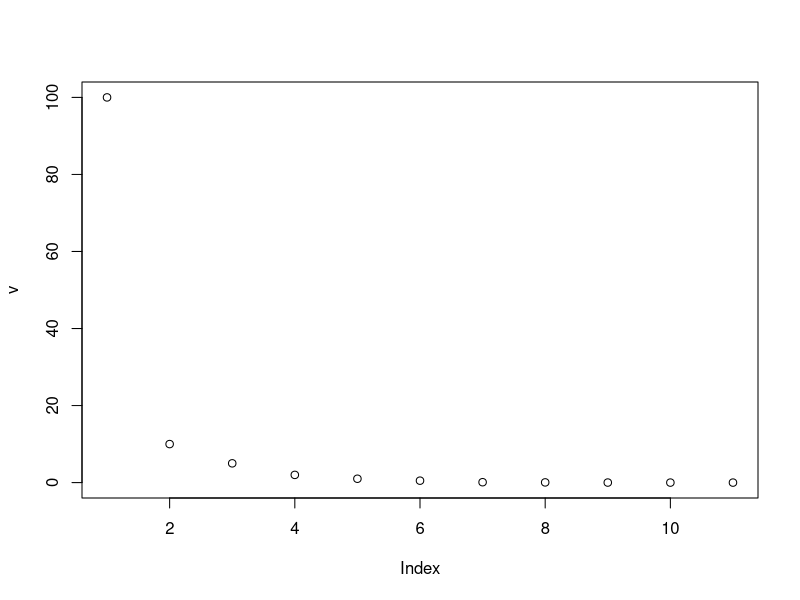
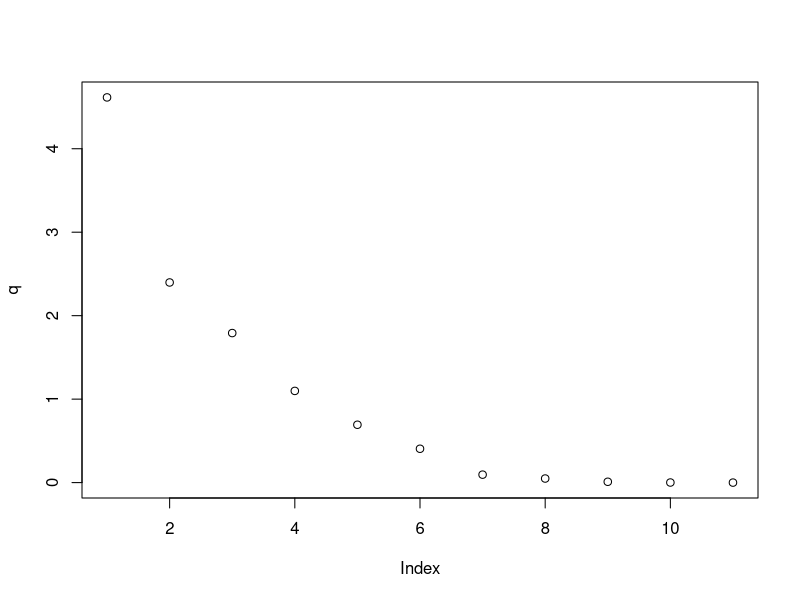

The R source for these figures, in order:
## ---- chunk 1
v = c(100,10,5,2,1,0.5,0.1,0.05,0.01,0.001,0.0001)
q = log(v + 1)
q
plot(v)
plot(q)
